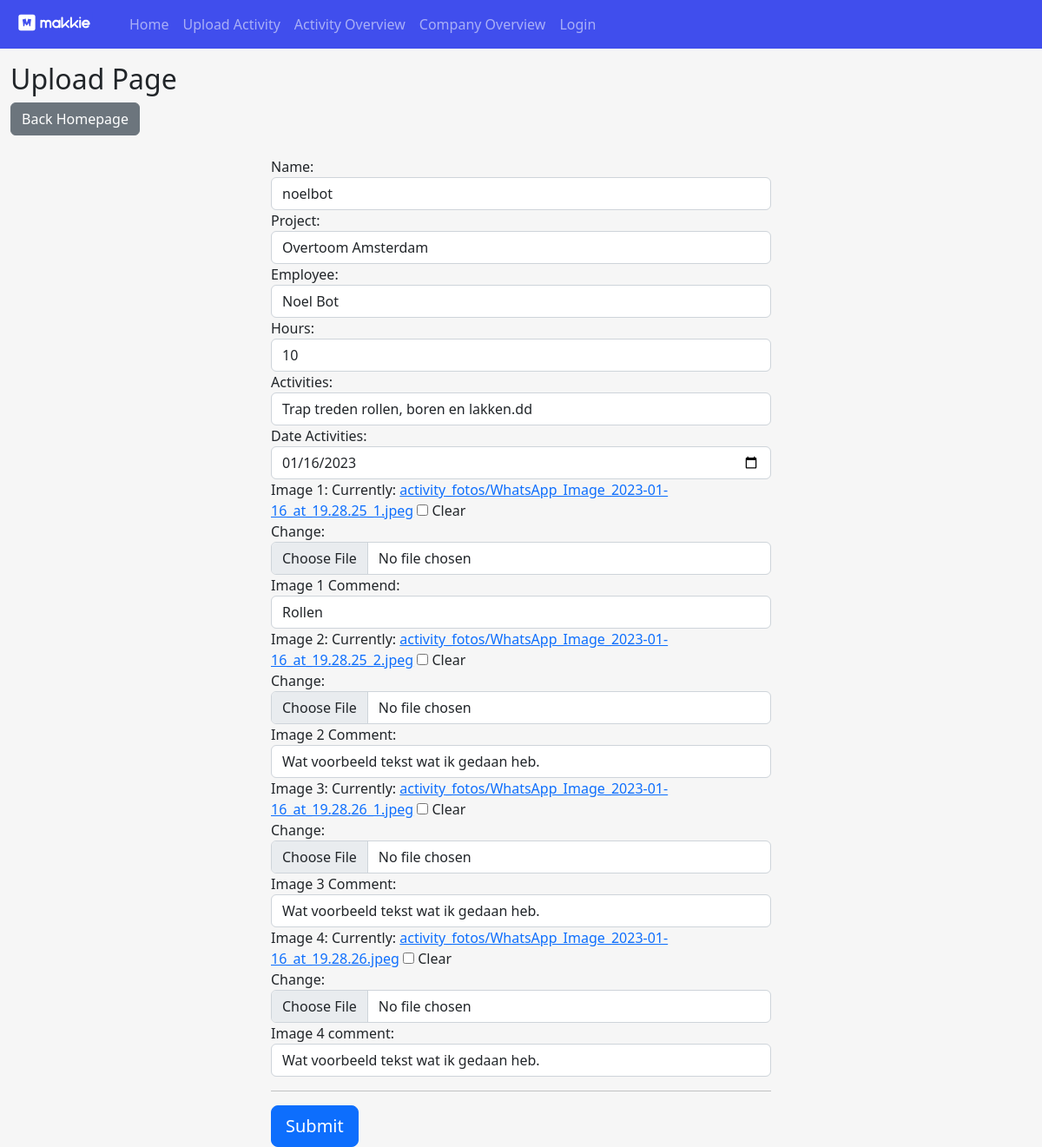
The page /update-activity/22/ on the database its author committed.
### upload/models.py (models this page shows, shortened)
class UploadActivity(models.Model):
	name = models.ForeignKey(User, on_delete=models.CASCADE, null=True)
	project_name = models.ForeignKey('CreateProject', on_delete=models.CASCADE, null=True)
	employee_name = models.ForeignKey('CreateEmployee', on_delete=models.CASCADE, null=True)
	hours_worked = models.IntegerField(null=True, blank=True)
	activities_performed = models.CharField(max_length=264, null=True, blank=False)
	date = models.DateField(auto_now=False, null=True, blank=False)
	date_created_system = models.DateTimeField(auto_now_add=True,null=True) #check this one is it correct and functional
	image_1 = models.ImageField(upload_to='activity_fotos', null=True, blank=True)
	image_1_comments = models.CharField(max_length=264, null=True, blank=True)
	image_2 = models.ImageField(upload_to='activity_fotos', null=True, blank=True)
	image_2_comments = models.CharField(max_length=264, null=True, blank=True)
	image_3 = models.ImageField(upload_to='activity_fotos', null=True, blank=True)
	image_3_comments = models.CharField(max_length=264, null=True, blank=True)
	image_4 = models.ImageField(upload_to='activity_fotos', null=True, blank=True)
	image_4_comments = models.CharField(max_length=264, null=True, blank=True)
	class Meta:
		ordering = ['-date']
		verbose_name = 'Upload activity'
		verbose_name_plural = 'Upload activities'

class CreateProject(models.Model):
	project_name = models.CharField(max_length=264, unique=True, null=True, blank=False)
	project_address = models.CharField(max_length=264, unique=False, null=True, blank=False)
	project_description = models.CharField(max_length=1000, null=True, blank=True)
	project_start_date = models.DateField(auto_now=False, auto_now_add=False, null=True, blank=True)
	project_delivery_date = models.DateField(auto_now=False, auto_now_add=False, null=True, blank=True)
	def __str__(self):
		return self.project_name

### upload/views.py (the view)
# urls.py: path('update-activity/<str:pk>/', views.updateactivity, name="update-activity"),
def updateactivity(request, pk):
 	update_activity = UploadActivity.objects.get(id=pk)
 	form_upload_activity = UploadActivityForm(instance=update_activity)
 	if request.method == 'POST':
 		form_upload_activity = UploadActivityForm(request.POST, instance=update_activity)
 		if form_upload_activity.is_valid():
 			form_upload_activity.save()
 			return redirect('uploadoverview')
 	context = {'form_upload_activity': form_upload_activity}
 	return render(request, 'upload.html', context)
 	form_upload_activity = UploadActivityForm(request.POST, instance=update_activity)

### upload/forms.py
class UploadActivityForm(ModelForm):
	class Meta:
		model = UploadActivity
		fields = [
		'name',
		'project_name',
		'employee_name',
		'hours_worked',
		'activities_performed',
		'date',
		'image_1',
		'image_1_comments',
		'image_2',
		'image_2_comments',
		'image_3',
		'image_3_comments',
		'image_4',
		'image_4_comments',
		]
		widgets = {
			'date': DateInput(),
		}

### upload/models.py (called while the page is built)
	def __str__(self):
		return self.employee_first_name + ' ' + self.employee_last_name

### upload/templates/upload.html (shortened to what this page needs)
{% extends 'main.html' %}
{% load static %}
{% load widget_tweaks %}
{% block content %}
<div class="container-fluid mt-3">
<h2>Upload Page</h2>
<a href="{% url 'home' %}" class="btn btn-secondary">Back Homepage</a>
<br>
<br>
<form action="" method="POST" enctype="multipart/form-data">
<div class="row justify-content-center">
      <div class="col-sm-10 col-md-6">
            Name: {{ form_upload_activity.name|add_class:"form-control"}}
            Project: {{ form_upload_activity.project_name|add_class:"form-control"}}
            Employee: {{ form_upload_activity.employee_name|add_class:"form-control"}}
            Hours: {{ form_upload_activity.hours_worked|add_class:"form-control"}}
            Activities: {{ form_upload_activity.activities_performed|add_class:"form-control"}}
            Date Activities: {{ form_upload_activity.date|add_class:"form-control"}}
            Image 1: {{ form_upload_activity.image_1|add_class:"form-control"}}
            Image 1 Commend: {{ form_upload_activity.image_1_comments|add_class:"form-control"}}
            Image 2: {{ form_upload_activity.image_2|add_class:"form-control"}}
            Image 2 Comment: {{ form_upload_activity.image_2_comments|add_class:"form-control"}}
            Image 3: {{ form_upload_activity.image_3|add_class:"form-control"}}
            Image 3 Comment: {{ form_upload_activity.image_3_comments|add_class:"form-control"}}
            Image 4: {{ form_upload_activity.image_4|add_class:"form-control"}}
            Image 4 comment: {{ form_upload_activity.image_4_comments|add_class:"form-control"}}
        <hr class="mb-3">
        <button class="btn btn-primary btn-lg bt-block" type="submit">Submit</button>
      </div>
    </div>
</form>
</div>
{% endblock %}

### overview/static/overview/css/overview.css (style rules this page uses)
body { background-color: #F6F6F6; }

### rows shown on the page
UploadActivity: name "noelbot", employee_name "Noel Bot", hours_worked "10", activities_performed "Trap treden rollen, boren en lakken.dd", date "01/16/2023", image_1_comments "Rollen", image_2_comments "Wat voorbeeld tekst wat ik gedaan heb.", image_3_comments "Wat voorbeeld tekst wat ik gedaan heb.", image_4_comments "Wat voorbeeld tekst wat ik gedaan heb."
CreateProject: project_name "Overtoom Amsterdam"
